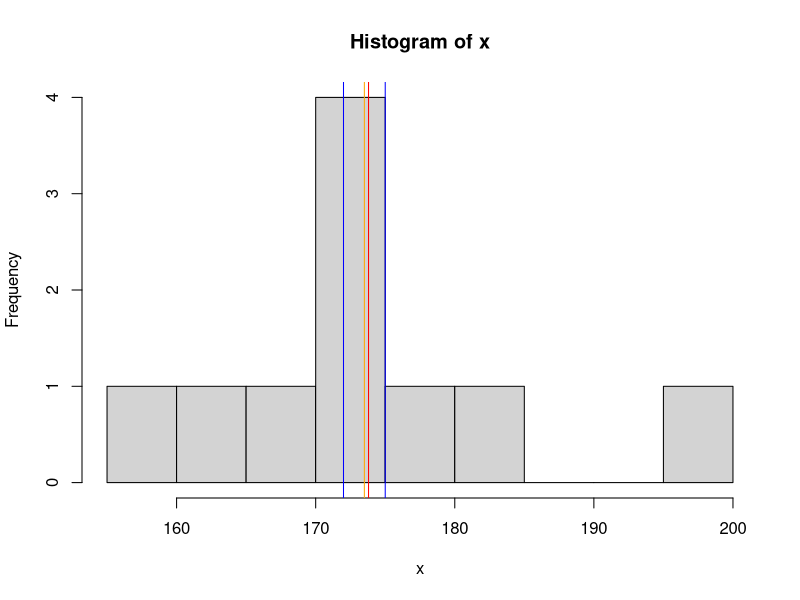
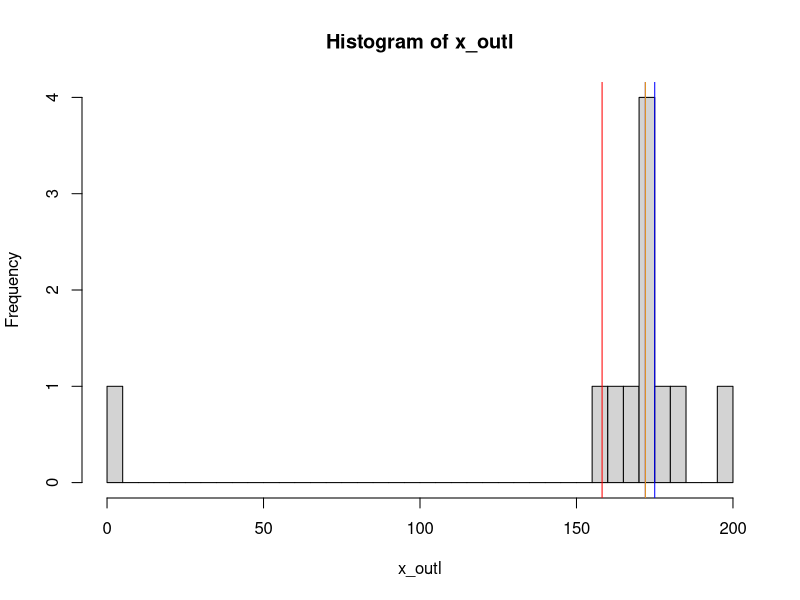
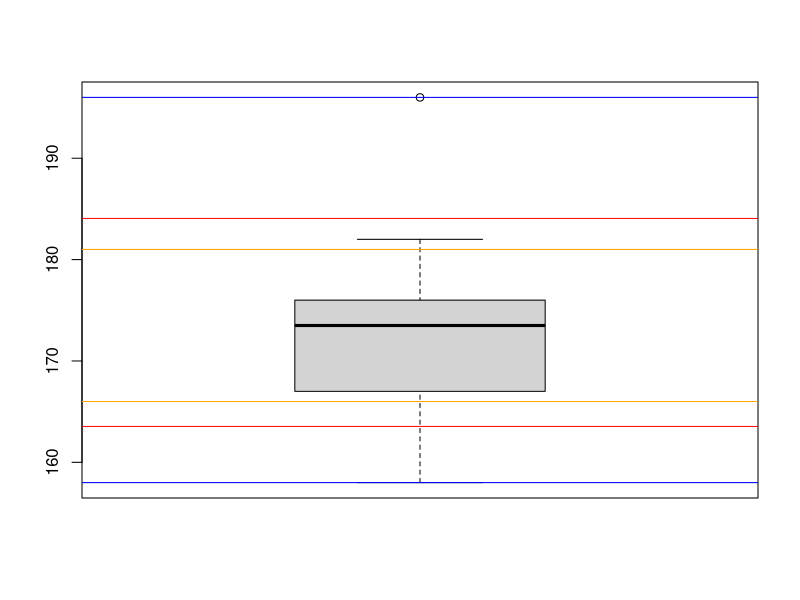
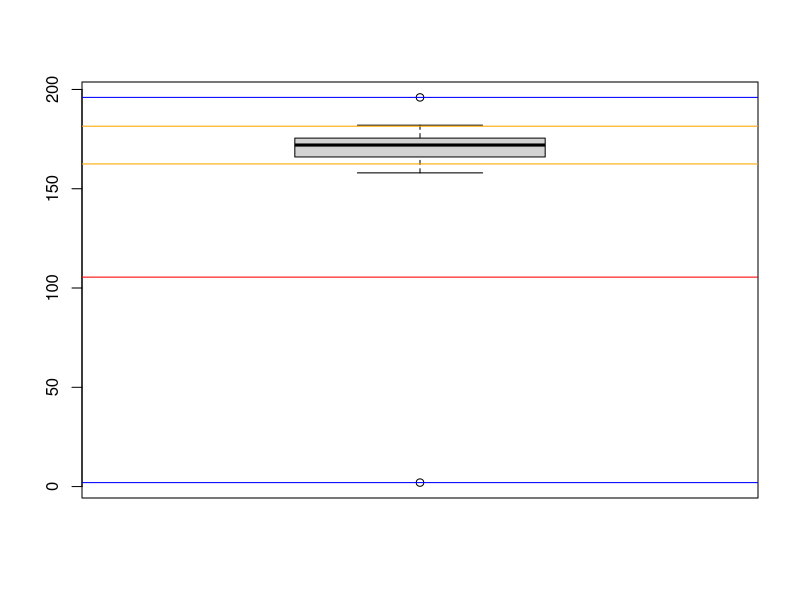
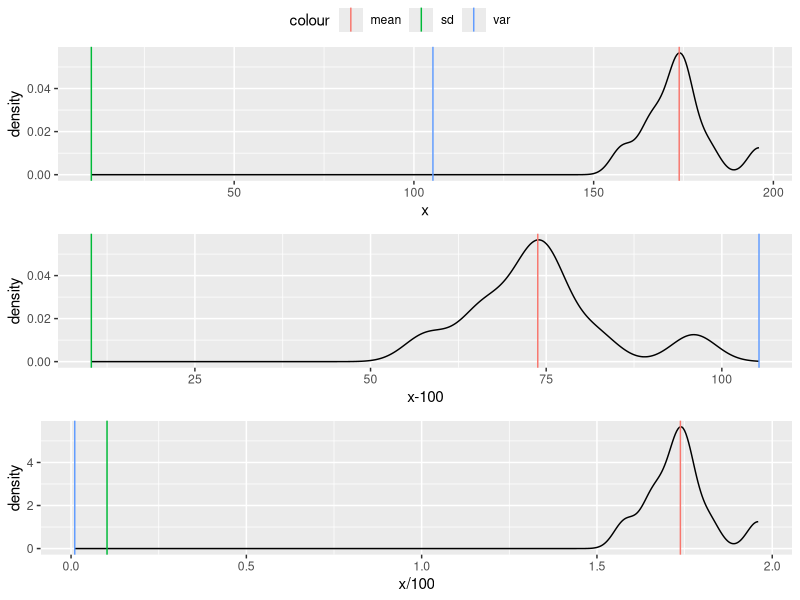
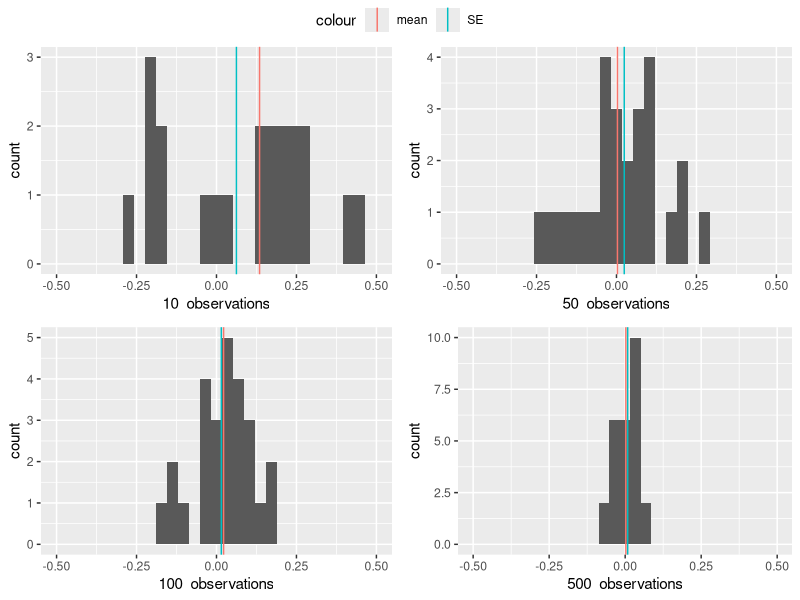

R code for these plots, in order:
## ---- chunk 1
knitr::opts_chunk$set(echo = TRUE)
## ---- chunk 2
library(ggplot2)
library(ggpubr)
## ---- chunk 3
x <- c(175, 176, 182, 165, 167, 172, 175, 196, 158, 172)
## ---- chunk 4
mode_my <- function(sample) {
  tab <- table(sample)
  as.numeric(names(tab)[tab == max(tab)])
}

mode_my_x <- mode_my(x)
mode_my_x
## ---- chunk 5
median_my <- function(sample) {
  sorted <- sort(sample)
  (sorted[length(sample) / 2] + sorted[length(sample) / 2 + 1]) / 2
}
median_my_x <- median_my(x)

median_builtin_x <- median(x)

median_builtin_x
median_my_x
## ---- chunk 6
mean_my <- function(sample) {
  sum(sample) / length(sample)
}
mean_my_x <- mean_my(x)

mean_builtin_x <- mean(x)
mean_trim_x <- mean(x, trim = 0.1)

mean_builtin_x
mean_my_x
mean_trim_x
## ---- chunk 7
hist(x, breaks=10)
abline(v = mode_my_x, col="blue")
abline(v = median_my_x, col="orange")
abline(v = mean_my_x, col="red")
## ---- chunk 8
x_outl <- c(x, 2)

mode_my_outl <- mode_my(x_outl)

median_builtin_outl <- median(x_outl)
median_my_outl <- median_my(x_outl)

mean_builtin_outl <- mean(x_outl)
mean_my_outl <- mean_my(x_outl)
mean_trim_outl <- mean(x_outl, trim = 0.1)

mode_my_outl
median_builtin_outl
median_my_outl
mean_builtin_outl
mean_my_outl
mean_trim_outl
## ---- chunk 9
hist(x_outl, breaks=30)
abline(v = mode_my_outl, col="blue")
abline(v = median_my_outl, col="orange")
abline(v = mean_my_outl, col="red")
## ---- chunk 10
var_builtin_x <- var(x)

var_my <- function(sample) {
  sum <- 0
  for (i in 1:length(sample)) {
    sum = sum + (sample[i] - mean_builtin_x)^2
  }
  sum / (length(sample) - 1)
}
var_my_x <- var_my(x)

var_builtin_x
var_my_x
## ---- chunk 11
sd_builtin_x <- sd(x)
sd_my_x <- sqrt(var_my_x)

sd_builtin_x
sd_my_x
## ---- chunk 12
iqr_x <- IQR(x)

boxplot(x)
abline(h = range(x), col="blue")
abline(h = median_builtin_x + iqr_x, col="orange")
abline(h = median_builtin_x - iqr_x, col="orange")
abline(h = mean_builtin_x + sd_builtin_x, col="red")
abline(h = mean_builtin_x - sd_builtin_x, col="red")
## ---- chunk 13
iqr_outl <- IQR(x_outl)
sd_outl <- sd(x_outl)

boxplot(x_outl)
abline(h = range(x_outl), col="blue")
abline(h = median_builtin_outl + iqr_outl, col="orange")
abline(h = median_builtin_outl - iqr_outl, col="orange")
abline(h = mean_builtin_outl + sd_outl, col="red")
abline(h = mean_builtin_outl - sd_outl, col="red")
## ---- chunk 14
sub <- x - 100
div <- x / 100

all.equal(mean(sub), mean(x) - 100)
all.equal(mean(div), mean(x) / 100)
abs(sum(x - mean(x)) - 0) < 0.000000001

all.equal(var(sub), var(x))
all.equal(var(div), var(x) / 10000)
all.equal(sd(div), sd(x) / 100)
## ---- chunk 15
prop_df <- matrix(c(mean(x), mean(sub), mean(div), 
                       var(x), var(sub), var(div), 
                       sd(x), sd(sub), sd(div)), ncol=3,byrow=TRUE)
colnames(prop_df) <- c('x','x-100','x/100')
rownames(prop_df) <- c("mean","var","sd")
prop_df <- as.data.frame(prop_df)
prop_df
## ---- chunk 16
data_df <- cbind(x, sub, div)
samples_ids <- c('x','x-100','x/100')
colnames(data_df) <- samples_ids
prop_df <- rbind(prop_df, data_df)
## ---- chunk 17
plot <- function(sample_id) {
  column <- prop_df[[sample_id]]
  ggplot() +
    aes(column[4:13]) +
    geom_density() +
    geom_vline(aes(xintercept=column[[1]], color="mean")) +
    geom_vline(aes(xintercept=column[[2]], color="var")) +
    geom_vline(aes(xintercept=column[[3]], color="sd")) +
    xlab(sample_id)
}

# not working with cycle; with cycle through samples_ids instead of apply 
# it will use the last sample_id in all plots, so all plots will be the same
plots <- lapply(samples_ids, plot)
ggarrange(plotlist=plots, ncol=1, common.legend = TRUE)
## ---- chunk 18
set.seed(42)
## ---- chunk 19
# p(x < 156)
pnorm(156, mean=175, sd=10)
# p(x > 198)
pnorm(198, mean=175, sd=10, lower=FALSE)

# p(168 < x < 172)
obs <- 1e5
sample <- rnorm(obs, mean=175, sd=10)
sum(sample > 168 & sample < 172) / obs
## ---- chunk 20
# mean = 0, sd = 1
sample <- rnorm(obs)
# +/- 1 sd: 68%
sum(sample > -1 & sample < 1) / obs
# +/- 2 sd: 95%
sum(sample > -2 & sample < 2) / obs
# +/- 3 sd: 99.7%
sum(sample > -3 & sample < 3) / obs
## ---- chunk 21
sample <- rnorm(obs, mean=175, sd=10)
mean(sample)
sd(sample)

sample <- scale(sample, center=TRUE, scale=TRUE)
mean(sample)
sd(sample)
## ---- chunk 22
stat_by_k <- function(population, k) {
  samples <- replicate(n, sample(population, k))
  means <- colMeans(samples)
  c(k, mean(means), sd(means), sd(means)/sqrt(n), means)
}

obs <- 1e6
population <- rnorm(obs)
ks <- c(10, 50, 100, 500)
n <- 30
stat <- data.frame()
distr <- vector(mode="list", length=length(ks))
names(distr) <- ks
for (k in ks) {
  stat_temp <- stat_by_k(population, k)
  stat <- rbind(stat, stat_temp[1:4])
  distr[[as.character(k)]] <- stat_temp[5:n+4]
}
colnames(stat) <- c('k','mean','sd', 'SE')

stat
## ---- chunk 23
plot <- function(k) {
  ggplot() +
    aes(distr[[as.character(k)]]) +
    geom_histogram() +
    geom_vline(aes(xintercept=stat[stat$k == k, 2], color="mean")) +
    geom_vline(aes(xintercept=stat[stat$k == k, 4], color="SE")) +
    xlab(paste(k, " observations")) +
    xlim(-0.5, 0.5)
}

plots <- lapply(ks, plot)
ggarrange(plotlist=plots, common.legend = TRUE)
